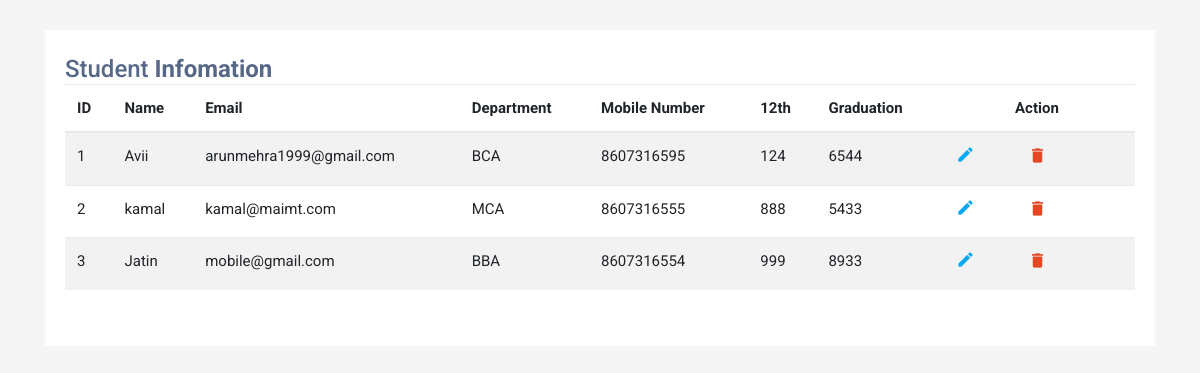
The page /view.php on the database its author committed.
### tables this page shows
CREATE TABLE `student` (
  `id` mediumint(8) UNSIGNED NOT NULL,
  `name` varchar(100) NOT NULL,
  `department` varchar(100) NOT NULL,
  `phoneNumber` varchar(20) NOT NULL,
  `12th` smallint(5) UNSIGNED NOT NULL,
  `graduation` smallint(5) UNSIGNED NOT NULL,
  `email` varchar(100) NOT NULL,
  `password` varchar(30) NOT NULL,
  `type` varchar(30) NOT NULL DEFAULT 'student'
);

### view.php (the view, shortened to what this page needs)
<?php
$i = 1;
include './config/db_con.php';
$q = "SELECT * FROM student";
$result = $con->query($q);
?>
<!DOCTYPE html>
<html lang="en">
<head>
    <link rel="stylesheet" href="https://stackpath.bootstrapcdn.com/bootstrap/4.5.0/css/bootstrap.min.css">
    <link rel="stylesheet" href="https://maxcdn.bootstrapcdn.com/font-awesome/4.7.0/css/font-awesome.min.css">
    <link rel="stylesheet" href="table.css">
</head>
<body>
    <div class="container-xl">
        <div class="table-responsive">
            <div class="table-wrapper">
                <div class="table-title">
                    <div class="row">
                        <div class="col-sm-5">
                            <h2>Student <b>Infomation</b></h2>
                        </div>
                        <div class="col-sm-7" align="right">
                        </div>
                    </div>
                    <table class="table table-striped table-hover">
                        <thead>
                            <tr>
                                <th>ID</th>
                                <th>Name</th>
                                <th>Email</th>
                                <th>Department</th>
                                <th>Mobile Number</th>
                                <th>12th</th>
                                <th>Graduation</th>
                                <th colspan="2" class="text-center">Action</th>
                            </tr>
                        </thead>
                        <?php while ($row = $result->fetch_assoc()) { ?>
                            <tr>
                                <td><?php echo $i++; ?></td>
                                <td><?php echo $row['name']; ?></td>
                                <td><?php echo $row['email']; ?></td>
                                <td><?php echo $row['department']; ?></td>
                                <td><?php echo $row['phoneNumber']; ?></td>
                                <td><?php echo $row['12th']; ?></td>
                                <td><?php echo $row['graduation']; ?></td>
                                <td><a href="update.php?id=<?php echo  $row['id']; ?>" class="view" data-toggle="tooltip"><i class="material-icons">&#xE254;</i></a></td>
                                <td><button><a href="./delete.php?id=<?php echo $row['id']; ?>" class="delete" data-toggle="tootip"><i class="material-icons">&#xE872;</i></a></button></td>
                            </tr>
                        <?php } ?>
                    </table>
                </div>
            </div>
        </div>
    </div>
</body>
</html>

### table.css (style rules this page uses)
body { color: #566787; background: #f5f5f5; font-family: "Roboto", sans-serif; }
.table-responsive { margin: 30px 0; }
.table-wrapper { min-width: 1000px; background: #fff; padding: 20px; box-shadow: 0 1px 1px rgba(0, 0, 0, 0.05); }
.table-title { font-size: 15px; padding-bottom: 10px; margin: 0 0 10px; min-height: 45px; }
.table-title h2 { margin: 5px 0 0; font-size: 24px; }
table.table tr th, table.table tr td { border-color: #e9e9e9; }
table.table td:last-child { width: 130px; }
table.table td a { color: #a0a5b1; display: inline-block; margin: 0 5px; }
table.table td a.view { color: #03a9f4; }
table.table td a.delete { color: #e34724; }
table.table td i { font-size: 19px; }
button { background: transparent !important; border: none !important; border-radius: 0; }

### rows shown on the page
student: name "Avii", email "arunmehra1999@gmail.com", department "BCA", phoneNumber "8607316595", 12th "124", graduation "6544"
student: name "kamal", email "kamal@maimt.com", department "MCA", phoneNumber "8607316555", 12th "888", graduation "5433"
student: name "Jatin", email "mobile@gmail.com", department "BBA", phoneNumber "8607316554", 12th "999", graduation "8933"
